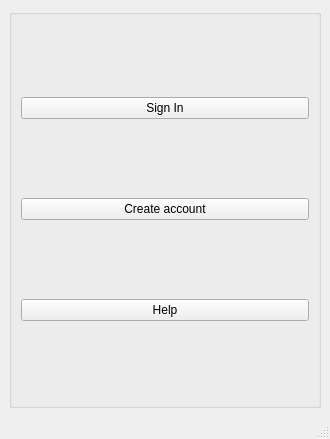
<?xml version="1.0" encoding="UTF-8"?>
<ui version="4.0">
 <class>MainWindow</class>
 <widget class="QMainWindow" name="MainWindow">
  <property name="geometry">
   <rect>
    <x>0</x>
    <y>0</y>
    <width>330</width>
    <height>439</height>
   </rect>
  </property>
  <property name="windowTitle">
   <string>MainWindow</string>
  </property>
  <widget class="QWidget" name="centralwidget">
   <layout class="QGridLayout" name="gridLayout">
    <item row="0" column="0">
     <widget class="QGroupBox" name="mainButtons">
      <property name="title">
       <string/>
      </property>
      <layout class="QVBoxLayout" name="verticalLayout">
       <item>
        <widget class="QPushButton" name="singIn">
         <property name="text">
          <string>Sign In</string>
         </property>
        </widget>
       </item>
       <item>
        <widget class="QPushButton" name="createAcc">
         <property name="text">
          <string>Create account</string>
         </property>
        </widget>
       </item>
       <item>
        <widget class="QPushButton" name="help">
         <property name="text">
          <string>Help</string>
         </property>
        </widget>
       </item>
      </layout>
     </widget>
    </item>
   </layout>
  </widget>
  <widget class="QMenuBar" name="menubar">
   <property name="geometry">
    <rect>
     <x>0</x>
     <y>0</y>
     <width>330</width>
     <height>22</height>
    </rect>
   </property>
  </widget>
  <widget class="QStatusBar" name="statusbar"/>
 </widget>
 <resources/>
 <connections/>
</ui>
